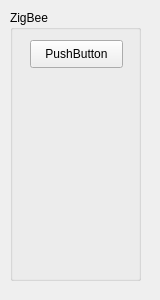
<?xml version="1.0" encoding="UTF-8"?>
<ui version="4.0">
 <class>ExUart</class>
 <widget class="QWidget" name="ExUart">
  <property name="geometry">
   <rect>
    <x>0</x>
    <y>0</y>
    <width>160</width>
    <height>300</height>
   </rect>
  </property>
  <property name="windowTitle">
   <string>Form</string>
  </property>
  <widget class="QGroupBox" name="groupBox">
   <property name="geometry">
    <rect>
     <x>10</x>
     <y>10</y>
     <width>131</width>
     <height>271</height>
    </rect>
   </property>
   <property name="title">
    <string>ZigBee</string>
   </property>
   <widget class="QPushButton" name="pushButton">
    <property name="geometry">
     <rect>
      <x>20</x>
      <y>30</y>
      <width>93</width>
      <height>28</height>
     </rect>
    </property>
    <property name="text">
     <string>PushButton</string>
    </property>
   </widget>
  </widget>
 </widget>
 <resources/>
 <connections/>
</ui>
